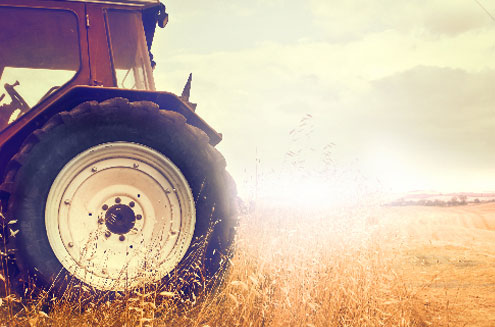
#> input picture 2/2.1/asd.jpg, 495 x 327 px
$ python -i harris.py   (imports and definitions only)
#> lines starting #> are read from the running program, lines starting #| are printed output that depends on the picture
from scipy.ndimage import filters
from numpy import *
from pylab import *
def compute_harris_response(im,sigma=3):
	imx = zeros(im.shape)
	filters.gaussian_filter(im,(sigma,sigma),(0,1),imx)
	imy = zeros(im.shape)
	filters.gaussian_filter(im,(sigma,sigma),(1,0),imy)
	Wxx = filters.gaussian_filter(imx*imx,sigma)
	Wxy = filters.gaussian_filter(imx*imy,sigma)
	Wyy = filters.gaussian_filter(imy*imy,sigma)

	Wdet = Wxx*Wyy-Wxy**2
	Wtr = Wxx+Wyy
	return Wdet/Wtr


# [79 lines left out: functions get_harris_points, plot_harris_points, get_descriptors, match, match_twosided, appendimages and 1 more, not called in this run]


>>> import cv2
>>> picture = cv2.imread('asd.jpg', cv2.IMREAD_GRAYSCALE)
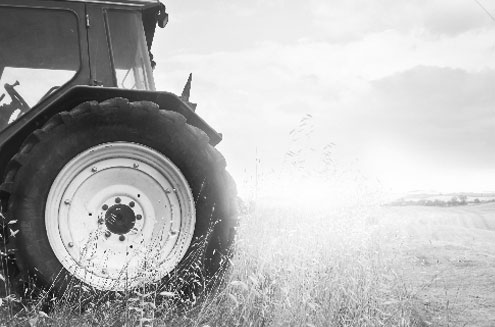
#> picture: shape (327, 495); min 3, max 255, mean 182.2
>>> result = compute_harris_response(picture)
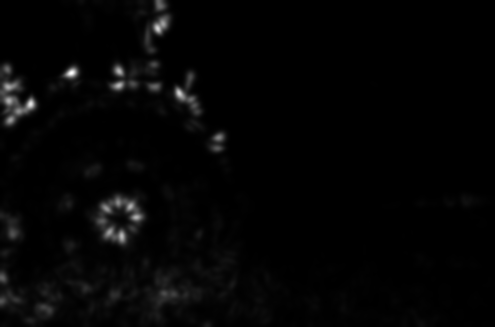
#> result: shape (327, 495) float64; min 3.1e-05, max 45.27, mean 0.9; drawn with min black and max white

$ run again, on 2/2.1/wsx.jpg
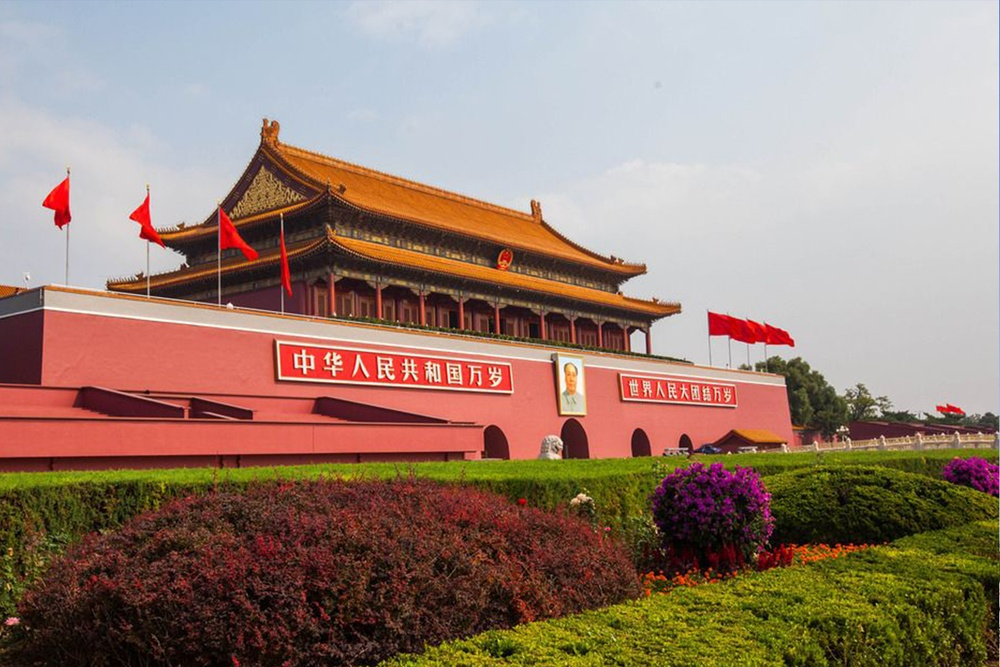
#> input picture 2/2.1/wsx.jpg, 1000 x 667 px, shrunk from 1500 x 1000 before the run
#> `picture = cv2.imread('asd.jpg', cv2.IMREAD_GRAYSCALE)`:
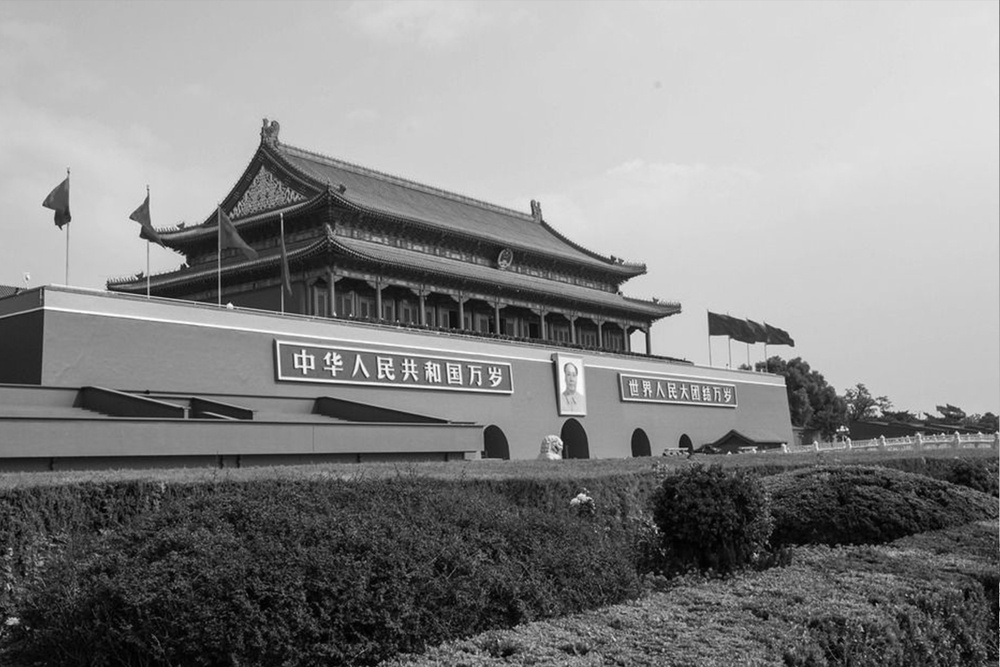
#> picture: shape (667, 1000); min 0, max 255, mean 134.8
#> `result = compute_harris_response(picture)`:
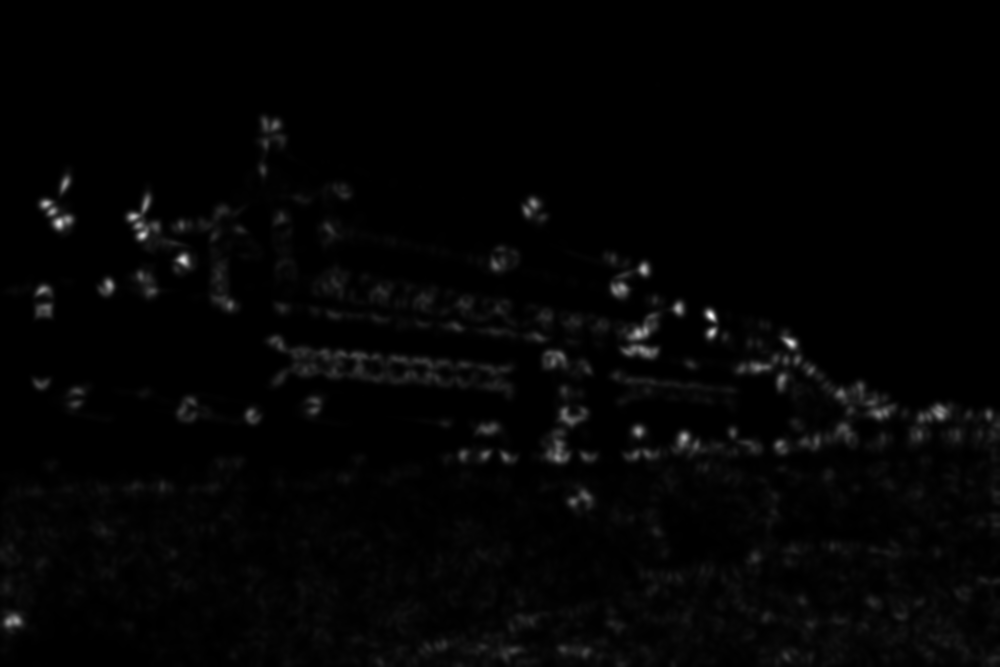
#> result: shape (667, 1000) float64; min 8.26e-11, max 43.06, mean 0.7; drawn with min black and max white
